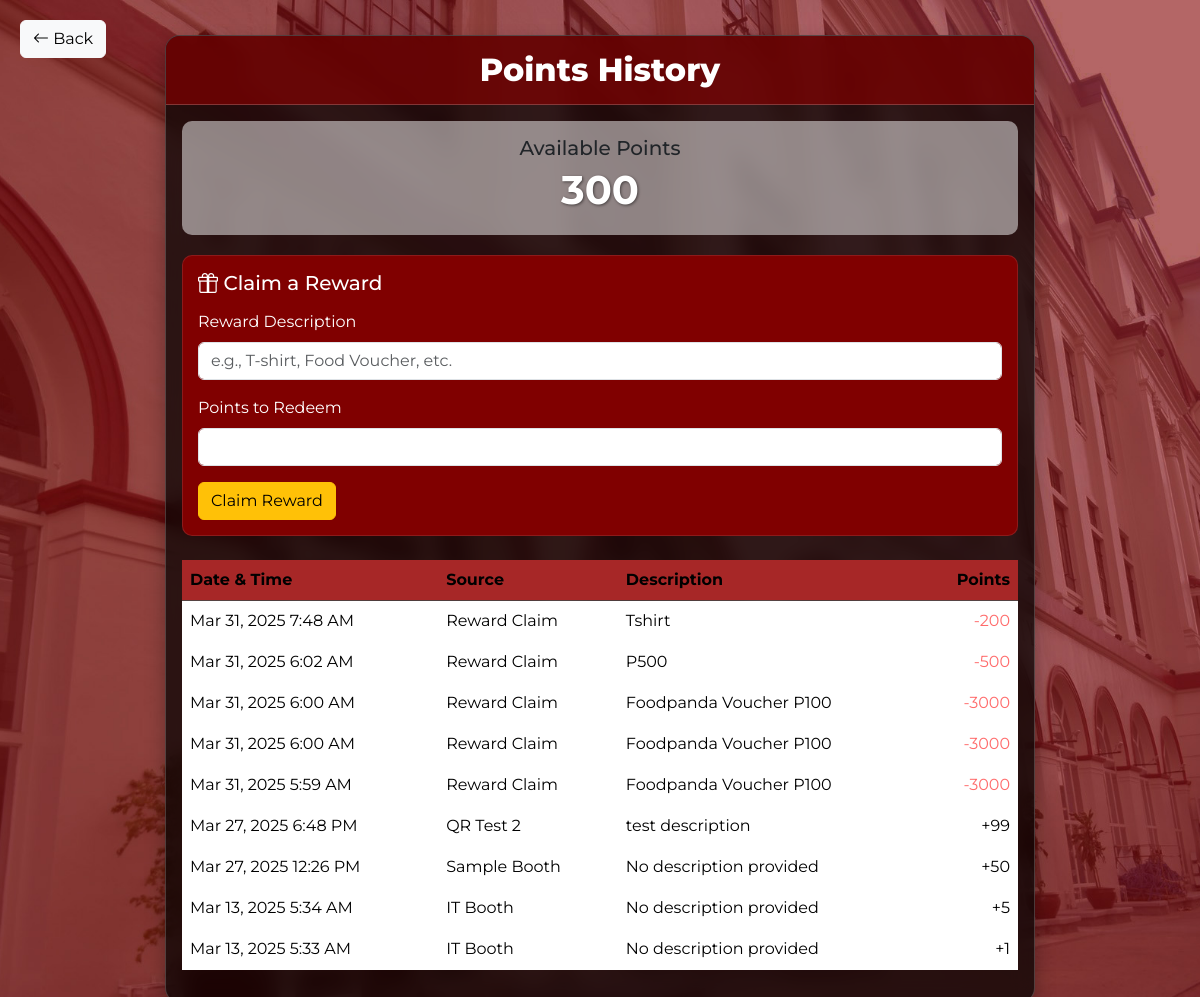
/claiming.php (signed in), run on the app's committed database.
### tables this page shows
CREATE TABLE `users` (
  `id` int(6) UNSIGNED NOT NULL,
  `username` varchar(30) NOT NULL,
  `password` varchar(255) NOT NULL,
  `role` enum('student','faculty','admin') NOT NULL,
  `points` int(6) UNSIGNED DEFAULT 0,
  `reg_date` timestamp NOT NULL DEFAULT current_timestamp() ON UPDATE current_timestamp(),
  `name` varchar(255) NOT NULL,
  `email` varchar(255) NOT NULL
);

CREATE TABLE `scan_history` (
  `id` int(6) UNSIGNED NOT NULL,
  `user_id` int(6) UNSIGNED NOT NULL,
  `qr_code_id` int(6) UNSIGNED DEFAULT NULL,
  `scan_time` timestamp NOT NULL DEFAULT current_timestamp(),
  `points_added` int(6) NOT NULL,
  `description` varchar(255) DEFAULT NULL
);

### claiming.php (the view, shortened to what this page needs)
<?php
include('config.php');
$user_id = $_SESSION['id'];
$sql = "SELECT
            sh.scan_time,
            sh.points_added,
            COALESCE(qc.booth_name, CASE WHEN sh.points_added < 0 THEN 'Reward Claim' ELSE 'Manual Addition' END) AS booth_name,
            COALESCE(sh.description, 'No description provided') AS description
        FROM
            scan_history sh
        LEFT JOIN
            qr_codes qc ON sh.qr_code_id = qc.id
        WHERE
            sh.user_id = ?
        ORDER BY
            sh.scan_time DESC";
$stmt = mysqli_prepare($link, $sql);
mysqli_stmt_bind_param($stmt, "i", $user_id);
mysqli_stmt_execute($stmt);
$result = mysqli_stmt_get_result($stmt);
$history_records = [];
if ($result) {
    while ($row = mysqli_fetch_assoc($result)) {
        $history_records[] = $row;
    }
}
$current_points_sql = "SELECT points FROM users WHERE id = ?";
$stmt_current = mysqli_prepare($link, $current_points_sql);
mysqli_stmt_bind_param($stmt_current, "i", $user_id);
mysqli_stmt_execute($stmt_current);
$result_current = mysqli_stmt_get_result($stmt_current);
$user_current = mysqli_fetch_assoc($result_current);
$current_points = $user_current['points'];
?>
<!DOCTYPE html>
<html lang="en">
<head>
    <link href="https://cdn.jsdelivr.net/npm/bootstrap@5.3.3/dist/css/bootstrap.min.css" rel="stylesheet">
    <link href="https://cdn.jsdelivr.net/npm/bootstrap-icons@1.10.0/font/bootstrap-icons.css" rel="stylesheet">
</head>
<body>
    <a href="student_dashboard.php" class="btn btn-light back-btn">
        <i class="bi bi-arrow-left"></i> Back
    </a>
    <div class="page-container">
        <div class="card">
            <div class="card-header">
                <h2 class="text-center m-0">Points History</h2>
            </div>
            <div class="card-body">
                <div class="points-summary">
                    <div class="row align-items-center">
                        <div class="col">
                            <h5 class="mb-0">Available Points</h5>
                            <div class="points-value"><?php echo $current_points; ?></div>
                        </div>
                    </div>
                </div>
                <div class="claim-form">
                    <h5><i class="bi bi-gift"></i> Claim a Reward</h5>
                    <form method="post" action="">
                        <div class="mb-3">
                            <label for="claim_description" class="form-label" style="color:white;">Reward Description</label>
                            <input type="text" class="form-control" id="claim_description" name="claim_description"
                                placeholder="e.g., T-shirt, Food Voucher, etc." required>
                        </div>
                        <div class="mb-3">
                            <label for="points_claimed" class="form-label" style="color:white;">Points to Redeem</label>
                            <input type="number" class="form-control" id="points_claimed" name="points_claimed"
                                min="1" max="<?php echo $current_points; ?>" required>
                        </div>
                        <button type="submit" name="submit_claim" class="btn btn-warning">Claim Reward</button>
                    </form>
                </div>
                <?php if (count($history_records) > 0): ?>
                    <div class="table-responsive mt-4">
                        <table class="table table-hover">
                            <thead>
                                <tr>
                                    <th>Date & Time</th>
                                    <th>Source</th>
                                    <th>Description</th>
                                    <th class="text-end">Points</th>
                                </tr>
                            </thead>
                            <tbody>
                                <?php foreach ($history_records as $record): ?>
                                    <tr>
                                        <td><?php echo date('M d, Y g:i A', strtotime($record['scan_time'])); ?></td>
                                        <td><?php echo htmlspecialchars($record['booth_name']); ?></td>
                                        <td><?php echo htmlspecialchars($record['description']); ?></td>
                                        <td class="text-end <?php echo ($record['points_added'] < 0) ? 'points-negative' : ''; ?>">
                                            <?php echo ($record['points_added'] > 0 ? '+' : ''); ?><?php echo $record['points_added']; ?>
                                        </td>
                                    </tr>
                                <?php endforeach; ?>
                            </tbody>
                        </table>
                    </div>
                <?php endif; ?>
            </div>
        </div>
    </div>
</body>
</html>

### claiming.php (style rules this page uses)
h1, p, th { font-family: Montserrat; color: white; }
h2 { font-family: Montserrat; font-weight: 800; color: white; }
:root { --pwu-maroon: #800000; --pwu-gold: rgb(255, 255, 255); }
body { font-family: 'Montserrat', sans-serif; background-image: url('img/pwu_bg.jpg'); background-size: cover; background-position: center; background-attachment: fixed; min-height: 100vh; color: white; padding: 20px 0; }
.page-container { max-width: 900px; margin: 0 auto; padding: 15px; }
.card { background-color: rgba(0, 0, 0, 0.7); border-radius: 15px; border: 1px solid rgba(255, 255, 255, 0.2); backdrop-filter: blur(10px); box-shadow: 0 10px 20px rgba(0, 0, 0, 0.3); overflow: hidden; }
.card-header { background-color: rgba(128, 0, 0, 0.7); border-bottom: 1px solid rgba(255, 255, 255, 0.2); padding: 15px 20px; }
.points-summary { background-color: rgba(255, 255, 255, 0.49); border-radius: 10px; padding: 15px; margin-bottom: 20px; text-align: center; }
.points-value { font-size: 2.5rem; font-weight: 700; color: var(--pwu-gold); text-shadow: 1px 1px 3px rgba(0, 0, 0, 0.5); }
.table { color: white; border-color: rgba(255, 255, 255, 0.2); }
.table thead th { background-color: rgb(167, 39, 39); border-color: rgba(255, 255, 255, 0.2); position: sticky; top: 0; }
.table-responsive { max-height: 60vh; overflow-y: auto; }
.back-btn { position: absolute; top: 20px; left: 20px; z-index: 100; }
.claim-form { background-color: maroon; border-radius: 10px; padding: 15px; margin-top: 20px; border: 1px solid rgba(255, 255, 255, 0.1); }
.claim-form h5 { color: white; margin-bottom: 15px; }
.points-negative { color: #ff6b6b !important; }

### data on the page
users: points "300"
scan_history: scan_time "Mar 31, 2025 7:48 AM", booth_name "Reward Claim", description "Tshirt", points_added "-200"
scan_history: scan_time "Mar 31, 2025 6:02 AM", booth_name "Reward Claim", description "P500", points_added "-500"
scan_history: scan_time "Mar 31, 2025 6:00 AM", booth_name "Reward Claim", description "Foodpanda Voucher P100", points_added "-3000"
scan_history: scan_time "Mar 31, 2025 6:00 AM", booth_name "Reward Claim", description "Foodpanda Voucher P100", points_added "-3000"
scan_history: scan_time "Mar 31, 2025 5:59 AM", booth_name "Reward Claim", description "Foodpanda Voucher P100", points_added "-3000"
scan_history: scan_time "Mar 27, 2025 6:48 PM", booth_name "QR Test 2", description "test description", points_added "99"
scan_history: scan_time "Mar 27, 2025 12:26 PM", booth_name "Sample Booth", description "No description provided", points_added "50"
scan_history: scan_time "Mar 13, 2025 5:34 AM", booth_name "IT Booth", description "No description provided", points_added "5"
scan_history: scan_time "Mar 13, 2025 5:33 AM", booth_name "IT Booth", description "No description provided", points_added "1"
